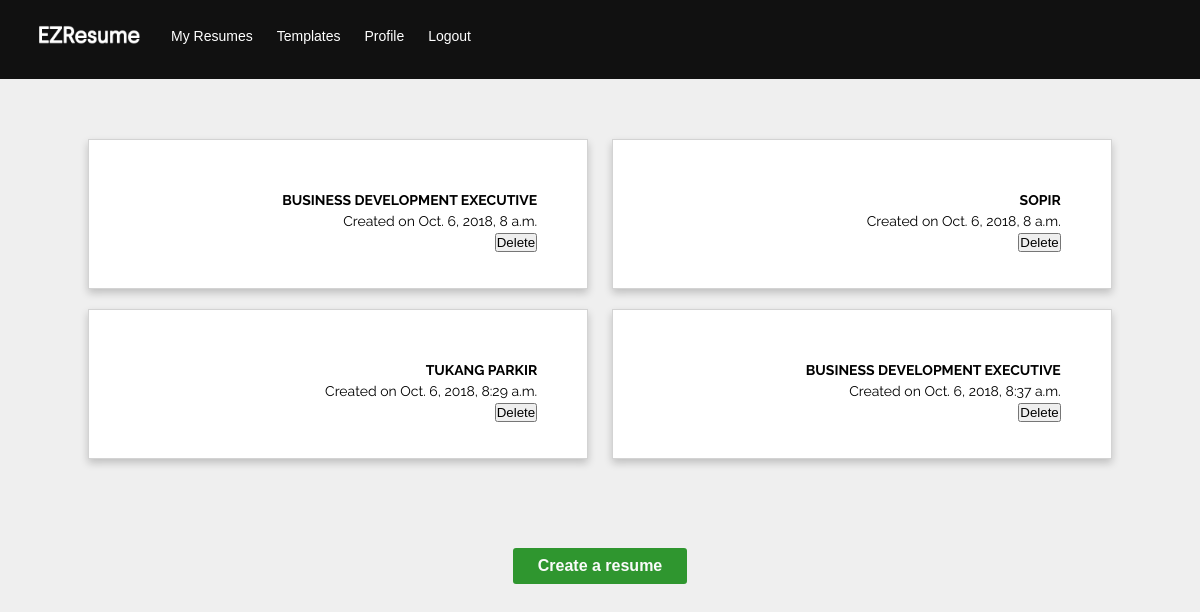
Page /app/ (signed in) on the earlier database version.
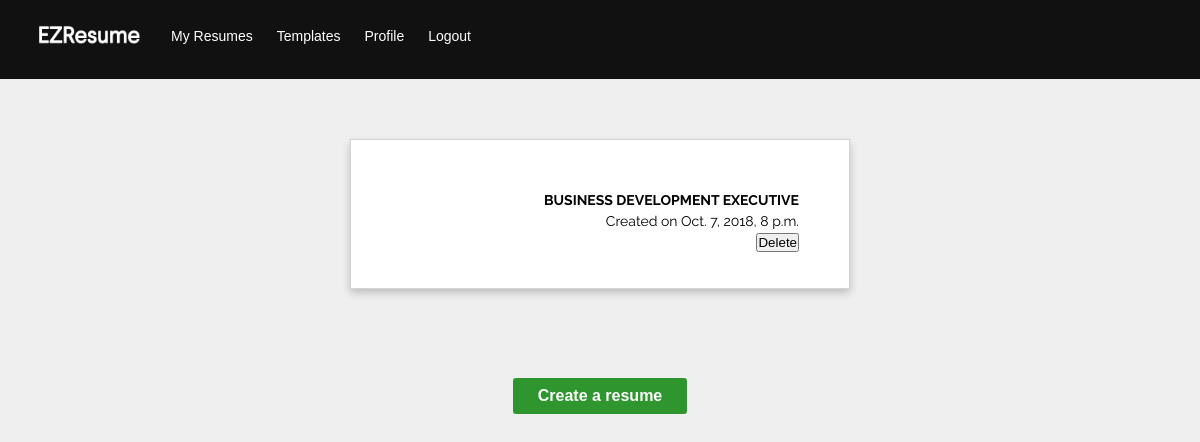
Same page on the later database version.
### resumes/models.py (models this page shows, shortened)
class Resume(models.Model):
    name = models.CharField(max_length=255)
    created_at = models.DateTimeField(auto_now_add=True, editable=False)
    updated_at = models.DateTimeField(auto_now=True)
    user = models.ForeignKey(User, on_delete=models.CASCADE)

### resumes/views.py (the view)
# urls.py: path('', views.my_resumes, name='my-resumes'),
@login_required()
def my_resumes(request):
    resumes = Resume.objects.all()
    if request.method == 'POST':
        form = ResumeForm(request.POST)
        if form.is_valid():
            temp = form.save(commit=False)
            temp.user = request.user
            temp.save()
            messages.success(request, 'Your resume has been created!')
            return HttpResponseRedirect(reverse('resumes:edit-profile-form'))
    else:
        form = ResumeForm()
    return render(request, 'resumes/my_resumes.html', {'resumes': resumes, 'form': form})

### resumes/forms.py
class ResumeForm(forms.Form):
    name = forms.CharField(label='Resume name', max_length=255)

### resumes/templates/resumes/my_resumes.html (shortened to what this page needs)
{% extends 'resumes/layout.html' %}
{% load static %}
{% block content %}
    <div class="wrapper">
    {% for resume in resumes %}
       <div class="resume-box">
            <div class="container">
                <p class="resume-name">{{ resume.name }}</p>
                <p>Created on {{ resume.created_at }}</p>
                <form action="{% url 'resumes:delete-resume' pk=resume.id %}">
                    <input type="submit" class="confirm-delete" value="Delete" />
                </form>
            </div>
        </div>
    {% empty %}
        <div class="empty-state-box">
            <img src="{% static 'resumes/images/resume-empty-icon.png' %}" class="centered">
            <p class="empty-state-text"><b>You currently don't have any resumes.</b><br>Create one and
                start building your very first resume</p>
        </div>
    {% endfor %}
        <div class="button-box">
            <a href="{% url 'resumes:create-resume' %}" class="button">Create a resume</a>
        </div>
    </div>
{% endblock %}

### resumes/templates/resumes/layout.html (shortened to what this page needs)
{% load static %}
<!DOCTYPE html>
<html>
<head>
    <link rel="stylesheet" href="{% static 'resumes/css/main.css' %}">
    <link rel="stylesheet" href="{% static 'resumes/css/jquery-ui.css' %}">
</head>
<body>
	<header>
        <div class="header">
            <a href="{% url 'resumes:my-resumes' %}"><img src="{% static 'resumes/images/logo.png' %}" class="logo"></a>
                <div class="header-left">
                    <a href="{% url 'resumes:my-resumes' %}">My Resumes</a>
                    <a href="#">Templates</a>
                    <a href="{% url 'resumes:edit-profile' %}">Profile</a>
                    <a href="{% url 'logout' %}">Logout</a>
                </div>
        </div>
    </header>
    <div class="main-content">
        {% block content %}{% endblock %}
    </div>
</body>
</html>

### resumes/static/resumes/css/main.css (style rules this page uses)
* { margin: 0; padding: 0; box-sizing: border-box; }
html { background-color: #efefef; }
body { font:14px/1.5 'Raleway', sans-serif; margin:0; }
.header { overflow: hidden; background-color: #111111; padding: 10px 20px; }
.header a { font-family: 'Montserrat Medium', sans-serif; float: left; color: white; padding: 12px; text-decoration: none; font-size: 14px; line-height: 28px; border-radius: 4px; }
.header .logo { width: 115px; height: auto; }
.header-left { float: left; }
.main-content { margin-bottom: 75px; text-align: center; }
.button { text-decoration: none; font: bold 14px/1 'Raleway-Medium', sans-serif; color: white; background-color: green; padding: 10px 25px; border-radius: 3px; opacity: 0.8; font-size: 16px; display: inline-block; margin: 4px; outline: none; transition: 0.2s ease; }
.button-box { display: block; padding-top: 75px; }
.wrapper { text-align: center; padding-top: 50px; }
.resume-box { box-shadow: 0 4px 8px 0 rgba(0,0,0,0.2); transition: 0.2s; height: 150px; width: 500px; display: inline-block; border: 1px solid lightgray; margin: 10px; background-color: white; text-align: right; }
.container { padding: 50px; }
.resume-name { text-transform: uppercase; font-weight: bold; }

Differences in the rows shown:
removed Resume: name "BUSINESS DEVELOPMENT EXECUTIVE", created_at "Oct. 6, 2018, 8 a.m."
removed Resume: name "SOPIR", created_at "Oct. 6, 2018, 8 a.m."
removed Resume: name "TUKANG PARKIR", created_at "Oct. 6, 2018, 8:29 a.m."
removed Resume: name "BUSINESS DEVELOPMENT EXECUTIVE", created_at "Oct. 6, 2018, 8:37 a.m."
added Resume: name "BUSINESS DEVELOPMENT EXECUTIVE", created_at "Oct. 7, 2018, 8 p.m."
